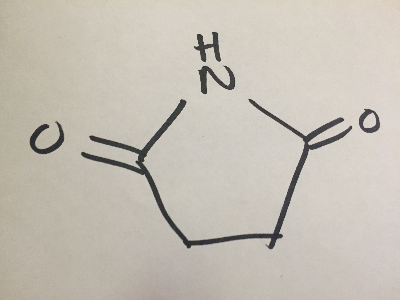
#> input picture data/struct19/sd/struct19_02.png, 400 x 300 px; its folder holds only this picture in this run
$ python template_matching.py
#> lines starting #> are read from the running program, lines starting #| are printed output that depends on the picture; after the words box and inside, x2 and y2 are one past the last pixel; in counts of white or black regions, pixels touching at a corner belong together
import cv2
import numpy as np
import os
import pickle
import matplotlib.pyplot as plt

# Constants
THRESH_VAL = 100  # Adjusted threshold value to reduce false positives
LINE_WIDTH = 18
BORDER = 30
STRUCTURES = ['struct19']
PATHS = [f'data/{structure}/sd/' for structure in STRUCTURES]
TEMPLATES = ['train/oh/combined.png', 'train/or/combined.png', 'train/o/combined.png', 'train/h/combined.png', 'train/n/combined.png', 'train/ro/combined.png']
TEMPLATE_NAMES = ['OH', 'OR', 'O', 'H', 'N', 'RO']
COLOR_DICT_OCR = {
    'OH': [255, 0, 0], 'OR': [0, 255, 0], 'O': [0, 0, 255],
    'H': [255, 255, 0], 'N': [0, 255, 255], 'RO': [255, 0, 255]
}

# Ensure the 'pickles' directory exists
if not os.path.exists('pickles'):
    os.makedirs('pickles')

### OCR ground truth import ###
GROUND_TRUTH_DICT = {}
with open('ocr_groundtruth.txt') as f:
#> (reads ocr_groundtruth.txt from the repository)
    for line in f:
        split_line = line.split()
        k = split_line[0]
        vals = [int(v) for v in split_line[1:]]
        GROUND_TRUTH_DICT[k] = vals

### End OCR ground truth import ###

# Helper function to determine if a point is inside a box
def inside_box(center_x, center_y, box):
    return (center_x < box[1] and center_x > box[0] and center_y < box[3] and center_y > box[2])

# Template matching with scale variation and non-maximal suppression
def template_match(template, img, min_scale=0.3, max_scale=1.0, n_scales=15, threshold=0.6):
#> called with template = 'train/oh/combined.png', img = 'data/struct19/sd/struct19_02.png', min_scale = 0.3, max_scale = 1, n_scales = 15, threshold = 0.77
    im = cv2.imread(img, 0)
#> im: shape (300, 400); min 37, max 221, mean 191
    ret, im = cv2.threshold(im, THRESH_VAL, 255, cv2.THRESH_BINARY_INV)
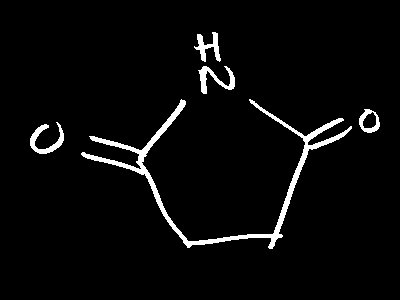
#> im: shape (300, 400); 3.7% white; 5 white regions, box (x1, y1, x2, y2) and area: (81, 99, 352, 249) 3070, (30, 122, 64, 154) 388, (198, 66, 235, 94) 385, (194, 32, 221, 62) 335, (359, 109, 380, 133) 226
#> ret = 100
    im = cv2.copyMakeBorder(im, BORDER, BORDER, BORDER, BORDER, cv2.BORDER_CONSTANT, 0)
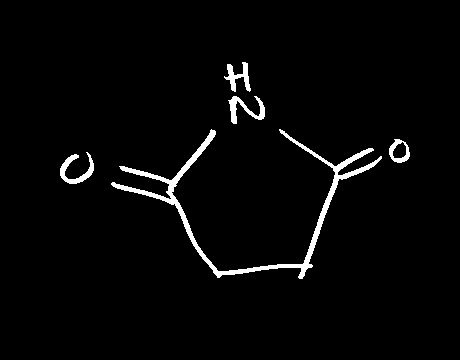
#> im: shape (360, 460); 2.7% white; 5 white regions, box (x1, y1, x2, y2) and area: (111, 129, 382, 279) 3070, (60, 152, 94, 184) 388, (228, 96, 265, 124) 385, (224, 62, 251, 92) 335, (389, 139, 410, 163) 226
    im = cv2.GaussianBlur(im, (LINE_WIDTH // 2, LINE_WIDTH // 2), LINE_WIDTH // 2)
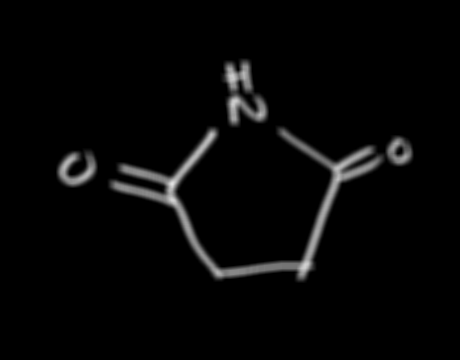
#> im: shape (360, 460); min 0, max 225, mean 6.8
    tem = cv2.imread(template, 0)
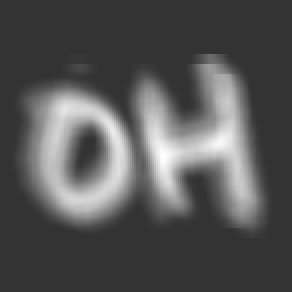
#> input picture train/oh/combined.png, 146 x 146 px (shown 2 times larger)
#> tem is the input picture: shape (146, 146); min 51, max 255, mean 84.9
    boxes = []

    # Scaling and matching at each scale level
    for scale in np.linspace(min_scale, max_scale, n_scales):
        tem_rescaled = cv2.resize(tem, None, fx=scale, fy=scale)
        w, h = tem_rescaled.shape[::-1]
        res = cv2.matchTemplate(im, tem_rescaled, cv2.TM_CCOEFF_NORMED)
        loc = np.where(res >= threshold)

        for pt in zip(*loc[::-1]):
            score = res[pt[1], pt[0]]
            x0, x1, y0, y1 = pt[0], pt[0] + w, pt[1], pt[1] + h
            center_x, center_y = x0 + w // 2, y0 + h // 2
            flag, deletions = 0, []

            # Non-maximal suppression logic
            for i, box in enumerate(boxes):
                if inside_box(center_x, center_y, box) and box[4] > score:
                    flag = 1
                if inside_box(center_x, center_y, box) and box[4] < score:
                    deletions.append(i)
            if flag == 0:
                boxes.append((x0, x1, y0, y1, score))
            boxes = [boxes[i] for i in range(len(boxes)) if i not in deletions]
#> this loop made 15 passes
#> pass 1, in template_match, `res = cv2.matchTemplate(im, tem_rescaled, cv2.TM_CCOEFF_NORMED)`:
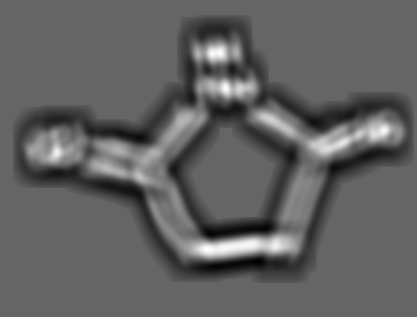
#> res: shape (317, 417) float32; min -0.362, max 0.552, mean -0.0134; drawn with min black and max white
#> pass 2, in template_match, `res = cv2.matchTemplate(im, tem_rescaled, cv2.TM_CCOEFF_NORMED)`:
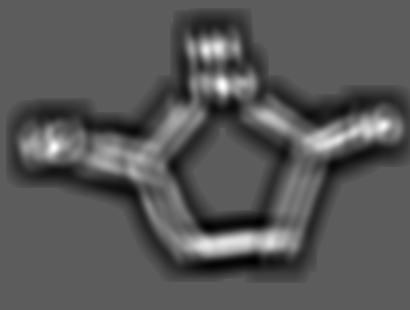
#> res: shape (310, 410) float32; min -0.34, max 0.599, mean -0.0146; drawn with min black and max white
#> after the loop, boxes = []
    return boxes

# Match templates across all scales for each template in the image
def all_template_match(templates, template_names, img, tol=0.6, display=False):
    template_dict, all_boxes, corresponding_templates = {}, [], []

    for i, template in enumerate(templates):
        boxes = template_match(template, img, threshold=tol)
#> boxes = []
        all_boxes += boxes
#> all_boxes = []
        corresponding_templates.extend([i] * len(boxes))

    # Apply non-maximal suppression to filter out overlapping boxes
    keep = [1 for _ in all_boxes]
    for i, box1 in enumerate(all_boxes):
        for j in range(i + 1, len(all_boxes)):
            box2 = all_boxes[j]
            center1x, center1y = (box1[0] + box1[1]) / 2, (box1[2] + box1[3]) / 2
            center2x, center2y = (box2[0] + box2[1]) / 2, (box2[2] + box2[3]) / 2
            if inside_box(center1x, center1y, box2) or inside_box(center2x, center2y, box1):
                if box1[4] >= box2[4]:
                    keep[j] = 0
                else:
                    keep[i] = 0

    for i, template in enumerate(templates):
        template_dict[template_names[i]] = [all_boxes[k] for k in range(len(all_boxes)) if corresponding_templates[k] == i and keep[k] == 1]

    # Optionally display the matched templates on the image
    acc = 0
    if display:
        im = cv2.imread(img, 0)
        ret, im = cv2.threshold(im, THRESH_VAL, 255, cv2.THRESH_BINARY_INV)
#> ret = 100
        im = cv2.copyMakeBorder(im, BORDER, BORDER, BORDER, BORDER, cv2.BORDER_CONSTANT, 0)
        im = cv2.GaussianBlur(im, (LINE_WIDTH // 2, LINE_WIDTH // 2), LINE_WIDTH // 2)
        im = cv2.cvtColor(im, cv2.COLOR_GRAY2RGB)
#> im: shape (360, 460, 3)

        for key, boxes in template_dict.items():
            color = COLOR_DICT_OCR.get(key, [0, 255, 0])
            for box in boxes:
                if box[4] > 0.8:  # Confidence threshold for display
                    cv2.rectangle(im, (box[0], box[2]), (box[1], box[3]), color=color, thickness=5)
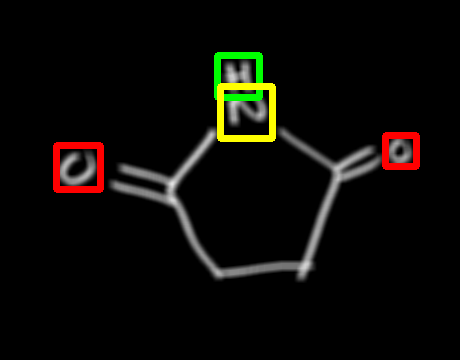
#> im: shape (360, 460, 3); mean B, G, R 6.5, 10.3, 11.9

        plt.imshow(im)
        plt.show()
        correct = input("Is this correct? (y/n)--> ")
#> the answer given: y
        plt.close()
        if correct == 'y':
            acc = 1
    return template_dict, acc

# Save detected structures as pickle files
def save_structure(template_dict, image_name):
    pickle_filename = os.path.join('pickles', f"{image_name.split('.')[0]}_structures.pkl")
    print(template_dict)
    with open(pickle_filename, 'wb') as f:
        pickle.dump(template_dict, f)

# Process all images and save results as pickles
def all_template_match_all_images(templates, template_names, path, tol=0.6, display=False):
    true_pos = 0
    false_pos = 0
    false_neg = 0
    correct = 0
    n_images = 0
    for i, image in enumerate(os.listdir(path)):
        if not image.endswith('.png'):
            continue
        n_images += 1
        full_name = os.path.join(path, image)
        template_dict, acc = all_template_match(templates, template_names, full_name, tol=tol, display=display)

        # Save each detected structure as a pickle
        save_structure(template_dict, image)

        correct += acc
        comparison = [len(template_dict[key]) for key in TEMPLATE_NAMES]
        truth = GROUND_TRUTH_DICT.get(image[:8], [0] * len(TEMPLATE_NAMES))
        for i in range(len(comparison)):
            if comparison[i] == truth[i]:
                true_pos += comparison[i]
            elif comparison[i] > truth[i]:
                false_pos += comparison[i] - truth[i]
                true_pos += truth[i]
            elif comparison[i] < truth[i]:
                false_neg += truth[i] - comparison[i]
                true_pos += comparison[i]
    precision = float(true_pos) / (float(true_pos) + float(false_pos)) if true_pos + false_pos > 0 else 1.0
    recall = float(true_pos) / (float(true_pos) + float(false_neg)) if true_pos + false_neg > 0 else 1.0
    return precision, recall, true_pos, false_pos, false_neg, float(correct) / n_images

# Run the template matching and save results
for path in PATHS:
    precision, recall, tp, fp, fn, acc = all_template_match_all_images(
        TEMPLATES, TEMPLATE_NAMES, path, tol=0.77, display=True
    )
    print(precision, recall, acc)
